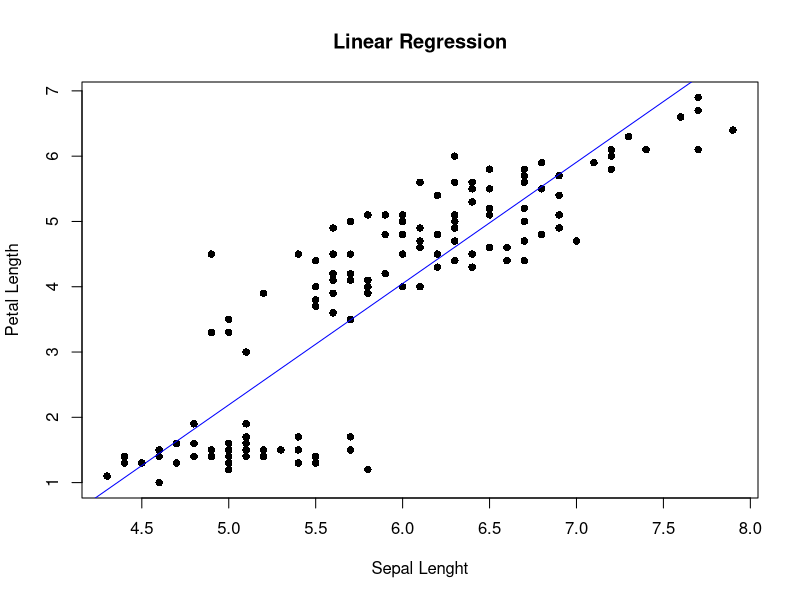

Here is the R script that generated this plot:
data<-iris
model<-lm(Petal.Length~Sepal.Length, data=data)
summary(model)
data$Predicted_Petal_Length<-predict(model)
head(data)
plot(data$Sepal.Length,data$Petal.Length,
     xlab="Sepal Lenght",
     ylab="Petal Length",
     main="Linear Regression",
     pch=16)
abline(model,col="blue")
